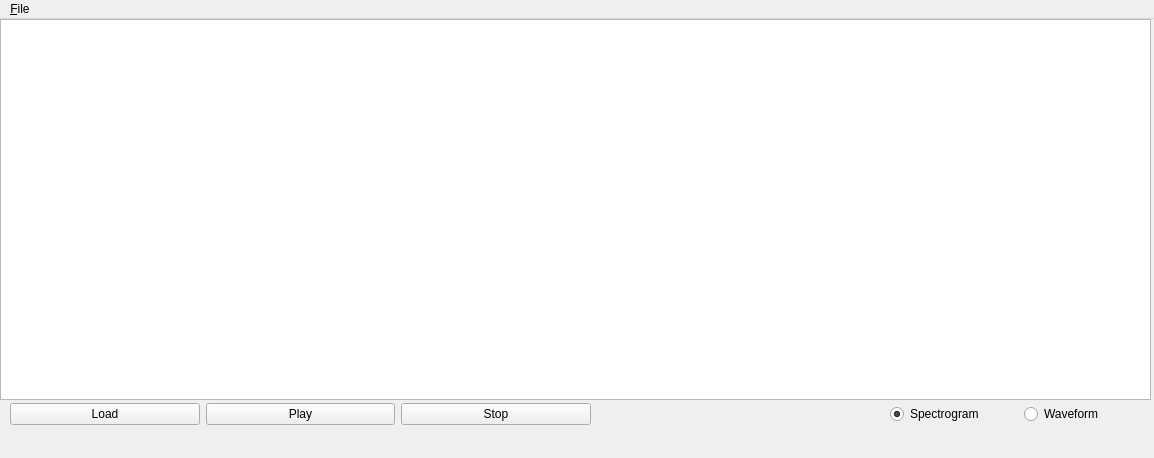
<?xml version="1.0" encoding="UTF-8"?>
<ui version="4.0">
 <class>MainWindow</class>
 <widget class="QMainWindow" name="MainWindow">
  <property name="geometry">
   <rect>
    <x>0</x>
    <y>0</y>
    <width>1154</width>
    <height>458</height>
   </rect>
  </property>
  <property name="windowTitle">
   <string>MainWindow</string>
  </property>
  <property name="styleSheet">
   <string notr="true"/>
  </property>
  <widget class="QWidget" name="centralwidget">
   <widget class="QWidget" name="horizontalLayoutWidget">
    <property name="geometry">
     <rect>
      <x>10</x>
      <y>380</y>
      <width>581</width>
      <height>31</height>
     </rect>
    </property>
    <layout class="QHBoxLayout" name="horizontalLayout">
     <item>
      <widget class="QPushButton" name="pushButton_3">
       <property name="text">
        <string>Load</string>
       </property>
      </widget>
     </item>
     <item>
      <widget class="QPushButton" name="pushButton">
       <property name="styleSheet">
        <string notr="true"/>
       </property>
       <property name="text">
        <string>Play</string>
       </property>
      </widget>
     </item>
     <item>
      <widget class="QPushButton" name="pushButton_2">
       <property name="text">
        <string>Stop</string>
       </property>
      </widget>
     </item>
    </layout>
   </widget>
   <widget class="MyGraphicsView" name="graphicsView">
    <property name="geometry">
     <rect>
      <x>0</x>
      <y>0</y>
      <width>1151</width>
      <height>381</height>
     </rect>
    </property>
   </widget>
   <widget class="QWidget" name="horizontalLayoutWidget_2">
    <property name="geometry">
     <rect>
      <x>890</x>
      <y>380</y>
      <width>261</width>
      <height>31</height>
     </rect>
    </property>
    <layout class="QHBoxLayout" name="horizontalLayout_2">
     <item>
      <widget class="QRadioButton" name="radioButton_2">
       <property name="text">
        <string>Spectrogram</string>
       </property>
       <property name="checked">
        <bool>true</bool>
       </property>
      </widget>
     </item>
     <item>
      <widget class="QRadioButton" name="radioButton">
       <property name="text">
        <string>Waveform</string>
       </property>
       <property name="checked">
        <bool>false</bool>
       </property>
      </widget>
     </item>
    </layout>
   </widget>
  </widget>
  <widget class="QMenuBar" name="menubar">
   <property name="geometry">
    <rect>
     <x>0</x>
     <y>0</y>
     <width>1154</width>
     <height>22</height>
    </rect>
   </property>
   <widget class="QMenu" name="menuFile">
    <property name="title">
     <string>&amp;File</string>
    </property>
    <addaction name="actionOpen"/>
    <addaction name="actionExit"/>
   </widget>
   <addaction name="menuFile"/>
  </widget>
  <action name="actionOpen">
   <property name="text">
    <string>&amp;Open</string>
   </property>
  </action>
  <action name="actionExit">
   <property name="text">
    <string>&amp;Exit</string>
   </property>
  </action>
 </widget>
 <customwidgets>
  <customwidget>
   <class>MyGraphicsView</class>
   <extends>QGraphicsView</extends>
   <header>mygraphicsview.h</header>
  </customwidget>
 </customwidgets>
 <resources/>
 <connections/>
</ui>
